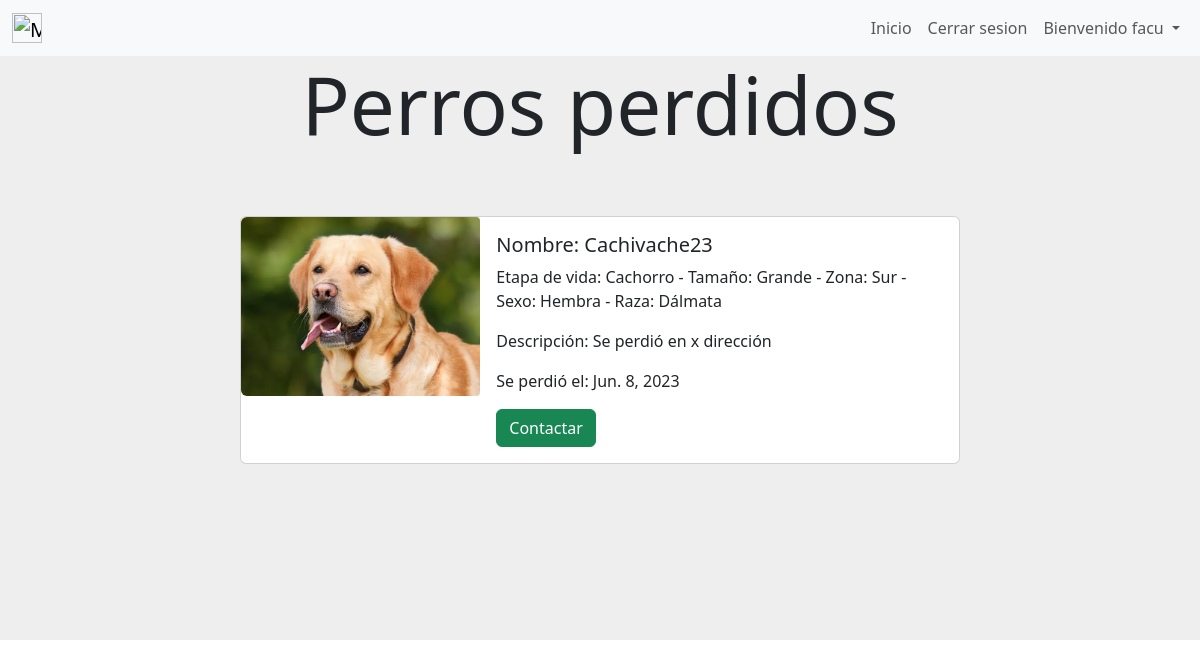
Page /perros_perdidos (signed in) on the committed database.
### user/models.py (models this page shows)
class User(AbstractUser):
    dni = models.CharField(max_length=8, unique=True)
    email = models.EmailField(unique=True)

### gestion_de_mascotas/models.py (models this page shows, shortened)
class Perro_perdido(models.Model):
    nombre=models.CharField(max_length=30)
    edad =  models.CharField(max_length=50)
    size = models.CharField(max_length=50)
    descripcion=models.CharField(max_length=100)
    imagen=models.ImageField(upload_to='perros_perdidos')
    fecha_perdido = models.DateField()
    zona = models.CharField(max_length=100)
    franja_horaria = models.CharField(max_length=50)
    sexo = models.CharField(max_length=30)
    raza = models.CharField(max_length=30, null=True)
    encontrado = models.BooleanField(default=False)
    created=models.DateTimeField(auto_now_add=True)
    updated=models.DateTimeField(auto_now_add=True)
    created_by = models.ForeignKey(User, on_delete=models.CASCADE)
    class Meta:
        verbose_name='perro_perdido'
        verbose_name_plural='perros_perdidos'

### gestion_de_mascotas/views.py (the view)
# urls.py: path('perros_perdidos',views.perros_perdidos, name= "perros_perdidos"),
def perros_perdidos (request) :
    perros_perdidos=Perro_perdido.objects.filter(encontrado = False)
    return render(request,"gestion_de_mascotas/perros_perdidos.html",{"perros_perdidos":perros_perdidos})

### gestion_de_mascotas/templates/gestion_de_mascotas/perros_perdidos.html (shortened to what this page needs)
{% extends "gestion_de_usuarios/base.html" %}
{% block content %}
<div style="background-color:#eee;height: 20%;text-align: center;">
    <h1 class="display-1">Perros perdidos</h1>
</div>
        {% if perros_perdidos.count == 0 %}
        <div style="background-color: #eee;background-position: center;background-size: cover; align-items: center;justify-content: center;display: flex;">
            <div class="card mb-3 element-home-color" style="width: 60%;">
                <div class="row g-0">
                    <div class="card">
                        <div class="card-body">
                            Aún no hay publicaciones.
                        </div>
                    </div>
                </div>
            </div>
        </div>
        {% else %}
        {% for perro in perros_perdidos %}
        <div style="background-color: #eee;background-position: center;background-size: cover; align-items: center;justify-content: center;display: flex;">
            <div class="card mb-3 element-home-color" style="width: 60%;">
                <div class="row g-0">
                <div class="col-md-4">
                    <img src="{{perro.imagen.url}}" class="img-fluid rounded-start" alt="..." style="border-radius: 4px;">
                </div>
                <div class="col-md-8">
                    <div class="card-body">
                    <h5 class="card-title">Nombre: {{perro.nombre}}</h5>
                    <p class="card-text">Etapa de vida: {{perro.edad}} - Tamaño: {{perro.size}} - Zona: {{perro.zona}} - Sexo: {{perro.sexo}} - Raza: {{perro.raza}}</p>
                    <p class="card-text">Descripción: {{perro.descripcion}}</p>
                    <p class="card-text">Se perdió el: {{perro.fecha_perdido}}</p>
                    {% if user.is_authenticated and perro.created_by == user %}
                    <a href ="{% url 'editar_anuncio_perdido' perro.id 'all' %}" class="btn btn-success" style="color:white;">Editar anuncio</a>
                    <a href ="#" class="btn btn-danger" onclick="delete_anuncio_perdido({{perro.id}})" style="color:white;">Eliminar anuncio</a>
                    <a href ="{% url 'perro_encontrado' perro.id %}" class="btn btn-success" style="color:white;">Marcar como encontrado</a>
                    {% else %}
                    <a href ="{% url 'contacto_perdido' perro.id %}" class=" btn btn-success" >Contactar</a>
                    {% endif %}
                    </div>
                </div>
                </div>
            </div>
        </div>
        {% endfor %}
<div style="background-color:#eee;height: 20%;">
</div>
{% endif %}
{% endblock %}

### gestion_de_usuarios/templates/gestion_de_usuarios/base.html (shortened to what this page needs)
<nav class="navbar navbar-expand-lg navbar-light bg-light">
    <div class="container-fluid">
        <a class="navbar-brand mt-2 mt-lg-0" href="{% url 'home' %}">
          <img
            src="https://media.discordapp.net/attachments/1084960115909722185/1098246667553218660/image.png?width=970&height=609"
            height="30"
            alt="MDB Logo"
            loading="lazy"
          />
        </a>
        <div>
        <ul class=" navbar-nav me-auto mb-2 mb-lg-0 ">
          <li class="nav-item">
            <a class="nav-link"  href="{% url 'home' %}">Inicio</a>
          </li>
          {% if user.is_authenticated %}
            <li class="nav-item">
              <a class="nav-link"  href="{% url 'cerrar_sesion' %}">Cerrar sesion</a>
            </li>
            {% if not user.is_superuser %}
            <li class="nav-item dropdown">
              <a class="nav-link dropdown-toggle" href="#" role="button" data-bs-toggle="dropdown" aria-expanded="false">
                Bienvenido {{user.username}}
              </a>
            </li>
            {% endif %}
          {% endif %}
        </ul>
      </div>
    </div>
</nav>
    {% block content %}
    {% endblock %}
    <link href="https://cdn.jsdelivr.net/npm/bootstrap@5.3.0-alpha2/dist/css/bootstrap.min.css" rel="stylesheet">

### rows in the picture
User: username "facu"
Perro_perdido: imagen (picture), nombre "Cachivache23", edad "Cachorro", size "Grande", zona "Sur", sexo "Hembra", raza "Dálmata", descripcion "Se perdió en x dirección", fecha_perdido "Jun. 8, 2023", shows "Contactar"
